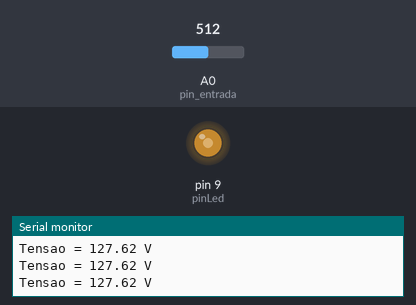
Bench run of a sketch on a simulated Arduino Uno, built with avr-gcc and run on an emulated ATmega328P. On the bench: output pins drawn as LEDs (lit = HIGH), the last lines printed to the serial monitor. Inputs (shaded band) come from the test bench; at power-on: A0 (pin_entrada) = 512.

Above: at 1.2 s.
1.3 s: A0 (pin_entrada) set to 415
At 1.8 s:
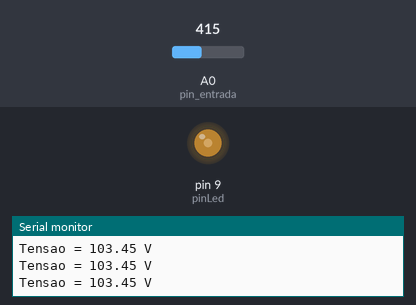
4.3 s: A0 (pin_entrada) set to 394
At 5.4 s:
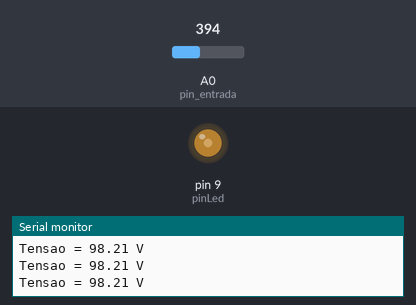
5.8 s: A0 (pin_entrada) set to 122
At 6.4 s:
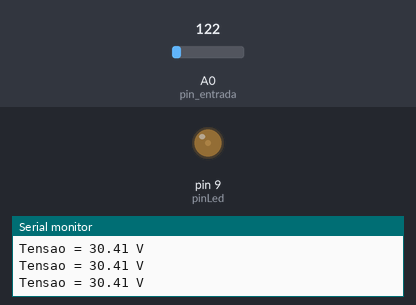
7.3 s: A0 (pin_entrada) set to 44
At 8.5 s:
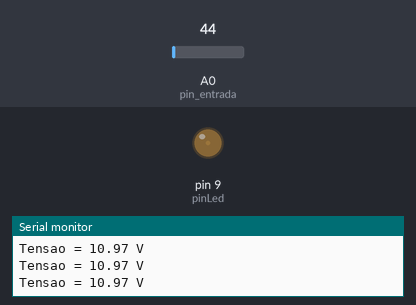
8.8 s: A0 (pin_entrada) set to 38
At 9.7 s:
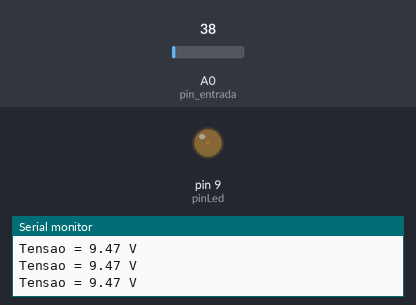
11.8 s: A0 (pin_entrada) set to 716
At 12.8 s:
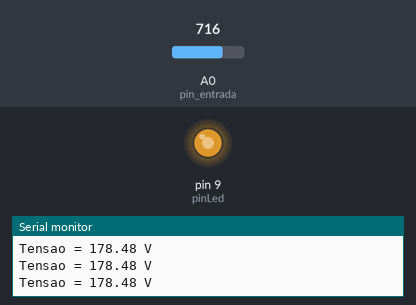
Timing chart, 0 to 14.3 s (numbered marks = the images above; inputs shaded):
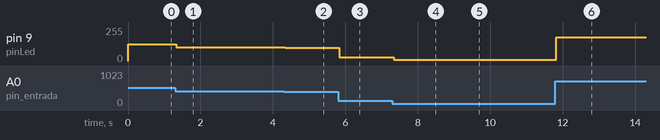

The sketch:

Entrada_Analogica_potenciometroxled.ino
```cpp
const int pin_entrada = A0;
const int pinLed = 9;
int valor;
float tensao;

void setup() {
  Serial.begin(9600);
  pinMode(pin_entrada, INPUT);
}


void loop() {
  valor = analogRead(pin_entrada);
  tensao = float(valor) * 255 / 1023;
  Serial.print("Tensao = ");
  Serial.print(tensao);
  Serial.println(" V");

  analogWrite(pinLed, tensao);

}
```

Measured:
- after the input at 1.3 s, pin 9 (pinLed): 127/255 → 103/255 at once
- after the input at 4.3 s, pin 9 (pinLed): 103/255 → 98/255 at once
- after the input at 5.8 s, pin 9 (pinLed): 98/255 → 30/255 at once
- after the input at 7.3 s, pin 9 (pinLed): 30/255 → 10/255 at once
- after the input at 8.8 s, pin 9 (pinLed): 10/255 → 9/255 at once
- after the input at 11.8 s, pin 9 (pinLed): 9/255 → 178/255 at once
